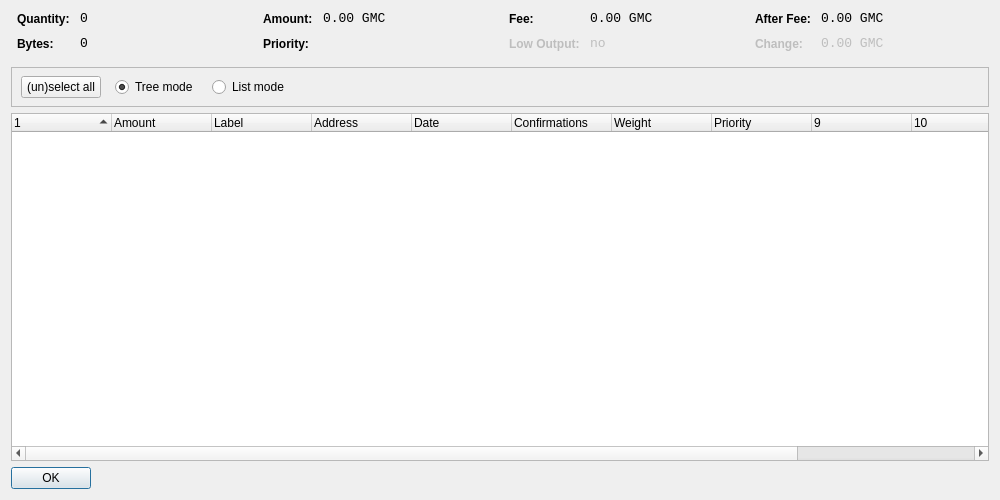
<?xml version="1.0" encoding="UTF-8"?>
<ui version="4.0">
 <class>CoinControlDialog</class>
 <widget class="QWidget" name="CoinControlDialog">
  <property name="geometry">
   <rect>
    <x>0</x>
    <y>0</y>
    <width>1000</width>
    <height>500</height>
   </rect>
  </property>
  <property name="windowTitle">
   <string>Coin Control</string>
  </property>
  <layout class="QVBoxLayout" name="verticalLayout">
   <item>
    <layout class="QHBoxLayout" name="horizontalLayoutTop" stretch="0,0,0,0">
     <property name="topMargin">
      <number>0</number>
     </property>
     <property name="bottomMargin">
      <number>10</number>
     </property>
     <item>
      <layout class="QFormLayout" name="formLayoutCoinControl1">
       <property name="horizontalSpacing">
        <number>10</number>
       </property>
       <property name="verticalSpacing">
        <number>10</number>
       </property>
       <property name="leftMargin">
        <number>6</number>
       </property>
       <property name="rightMargin">
        <number>6</number>
       </property>
       <item row="0" column="0">
        <widget class="QLabel" name="labelCoinControlQuantityText">
         <property name="styleSheet">
          <string notr="true">font-weight:bold;</string>
         </property>
         <property name="text">
          <string>Quantity:</string>
         </property>
        </widget>
       </item>
       <item row="0" column="1">
        <widget class="QLabel" name="labelCoinControlQuantity">
         <property name="font">
          <font>
           <family>Monospace</family>
           <pointsize>10</pointsize>
          </font>
         </property>
         <property name="cursor">
          <cursorShape>IBeamCursor</cursorShape>
         </property>
         <property name="contextMenuPolicy">
          <enum>Qt::ActionsContextMenu</enum>
         </property>
         <property name="text">
          <string>0</string>
         </property>
         <property name="textInteractionFlags">
          <set>Qt::LinksAccessibleByMouse|Qt::TextSelectableByKeyboard|Qt::TextSelectableByMouse</set>
         </property>
        </widget>
       </item>
       <item row="1" column="0">
        <widget class="QLabel" name="labelCoinControlBytesText">
         <property name="styleSheet">
          <string notr="true">font-weight:bold;</string>
         </property>
         <property name="text">
          <string>Bytes:</string>
         </property>
        </widget>
       </item>
       <item row="1" column="1">
        <widget class="QLabel" name="labelCoinControlBytes">
         <property name="font">
          <font>
           <family>Monospace</family>
           <pointsize>10</pointsize>
          </font>
         </property>
         <property name="cursor">
          <cursorShape>IBeamCursor</cursorShape>
         </property>
         <property name="contextMenuPolicy">
          <enum>Qt::ActionsContextMenu</enum>
         </property>
         <property name="text">
          <string>0</string>
         </property>
         <property name="textInteractionFlags">
          <set>Qt::LinksAccessibleByMouse|Qt::TextSelectableByKeyboard|Qt::TextSelectableByMouse</set>
         </property>
        </widget>
       </item>
      </layout>
     </item>
     <item>
      <layout class="QFormLayout" name="formLayoutCoinControl2">
       <property name="horizontalSpacing">
        <number>10</number>
       </property>
       <property name="verticalSpacing">
        <number>10</number>
       </property>
       <property name="leftMargin">
        <number>6</number>
       </property>
       <property name="rightMargin">
        <number>6</number>
       </property>
       <item row="0" column="0">
        <widget class="QLabel" name="labelCoinControlAmountText">
         <property name="styleSheet">
          <string notr="true">font-weight:bold;</string>
         </property>
         <property name="text">
          <string>Amount:</string>
         </property>
        </widget>
       </item>
       <item row="0" column="1">
        <widget class="QLabel" name="labelCoinControlAmount">
         <property name="font">
          <font>
           <family>Monospace</family>
           <pointsize>10</pointsize>
          </font>
         </property>
         <property name="cursor">
          <cursorShape>IBeamCursor</cursorShape>
         </property>
         <property name="contextMenuPolicy">
          <enum>Qt::ActionsContextMenu</enum>
         </property>
         <property name="text">
          <string>0.00 GMC</string>
         </property>
         <property name="textInteractionFlags">
          <set>Qt::LinksAccessibleByMouse|Qt::TextSelectableByKeyboard|Qt::TextSelectableByMouse</set>
         </property>
        </widget>
       </item>
       <item row="1" column="0">
        <widget class="QLabel" name="labelCoinControlPriorityText">
         <property name="styleSheet">
          <string notr="true">font-weight:bold;</string>
         </property>
         <property name="text">
          <string>Priority:</string>
         </property>
        </widget>
       </item>
       <item row="1" column="1">
        <widget class="QLabel" name="labelCoinControlPriority">
         <property name="font">
          <font>
           <family>Monospace</family>
           <pointsize>10</pointsize>
          </font>
         </property>
         <property name="cursor">
          <cursorShape>IBeamCursor</cursorShape>
         </property>
         <property name="contextMenuPolicy">
          <enum>Qt::ActionsContextMenu</enum>
         </property>
         <property name="text">
          <string/>
         </property>
         <property name="textInteractionFlags">
          <set>Qt::LinksAccessibleByMouse|Qt::TextSelectableByKeyboard|Qt::TextSelectableByMouse</set>
         </property>
        </widget>
       </item>
      </layout>
     </item>
     <item>
      <layout class="QFormLayout" name="formLayoutCoinControl3">
       <property name="horizontalSpacing">
        <number>10</number>
       </property>
       <property name="verticalSpacing">
        <number>10</number>
       </property>
       <property name="leftMargin">
        <number>6</number>
       </property>
       <property name="rightMargin">
        <number>6</number>
       </property>
       <item row="0" column="0">
        <widget class="QLabel" name="labelCoinControlFeeText">
         <property name="styleSheet">
          <string notr="true">font-weight:bold;</string>
         </property>
         <property name="text">
          <string>Fee:</string>
         </property>
        </widget>
       </item>
       <item row="0" column="1">
        <widget class="QLabel" name="labelCoinControlFee">
         <property name="font">
          <font>
           <family>Monospace</family>
           <pointsize>10</pointsize>
          </font>
         </property>
         <property name="cursor">
          <cursorShape>IBeamCursor</cursorShape>
         </property>
         <property name="contextMenuPolicy">
          <enum>Qt::ActionsContextMenu</enum>
         </property>
         <property name="text">
          <string>0.00 GMC</string>
         </property>
         <property name="textInteractionFlags">
          <set>Qt::LinksAccessibleByMouse|Qt::TextSelectableByKeyboard|Qt::TextSelectableByMouse</set>
         </property>
        </widget>
       </item>
       <item row="1" column="0">
        <widget class="QLabel" name="labelCoinControlLowOutputText">
         <property name="enabled">
          <bool>false</bool>
         </property>
         <property name="styleSheet">
          <string notr="true">font-weight:bold;</string>
         </property>
         <property name="text">
          <string>Low Output:</string>
         </property>
        </widget>
       </item>
       <item row="1" column="1">
        <widget class="QLabel" name="labelCoinControlLowOutput">
         <property name="enabled">
          <bool>false</bool>
         </property>
         <property name="font">
          <font>
           <family>Monospace</family>
           <pointsize>10</pointsize>
          </font>
         </property>
         <property name="cursor">
          <cursorShape>IBeamCursor</cursorShape>
         </property>
         <property name="contextMenuPolicy">
          <enum>Qt::ActionsContextMenu</enum>
         </property>
         <property name="text">
          <string>no</string>
         </property>
         <property name="textInteractionFlags">
          <set>Qt::LinksAccessibleByMouse|Qt::TextSelectableByKeyboard|Qt::TextSelectableByMouse</set>
         </property>
        </widget>
       </item>
      </layout>
     </item>
     <item>
      <layout class="QFormLayout" name="formLayoutCoinControl4">
       <property name="horizontalSpacing">
        <number>10</number>
       </property>
       <property name="verticalSpacing">
        <number>10</number>
       </property>
       <property name="leftMargin">
        <number>6</number>
       </property>
       <property name="rightMargin">
        <number>6</number>
       </property>
       <item row="0" column="0">
        <widget class="QLabel" name="labelCoinControlAfterFeeText">
         <property name="styleSheet">
          <string notr="true">font-weight:bold;</string>
         </property>
         <property name="text">
          <string>After Fee:</string>
         </property>
        </widget>
       </item>
       <item row="0" column="1">
        <widget class="QLabel" name="labelCoinControlAfterFee">
         <property name="font">
          <font>
           <family>Monospace</family>
           <pointsize>10</pointsize>
          </font>
         </property>
         <property name="cursor">
          <cursorShape>IBeamCursor</cursorShape>
         </property>
         <property name="contextMenuPolicy">
          <enum>Qt::ActionsContextMenu</enum>
         </property>
         <property name="text">
          <string>0.00 GMC</string>
         </property>
         <property name="textInteractionFlags">
          <set>Qt::LinksAccessibleByMouse|Qt::TextSelectableByKeyboard|Qt::TextSelectableByMouse</set>
         </property>
        </widget>
       </item>
       <item row="1" column="0">
        <widget class="QLabel" name="labelCoinControlChangeText">
         <property name="enabled">
          <bool>false</bool>
         </property>
         <property name="styleSheet">
          <string notr="true">font-weight:bold;</string>
         </property>
         <property name="text">
          <string>Change:</string>
         </property>
        </widget>
       </item>
       <item row="1" column="1">
        <widget class="QLabel" name="labelCoinControlChange">
         <property name="enabled">
          <bool>false</bool>
         </property>
         <property name="font">
          <font>
           <family>Monospace</family>
           <pointsize>10</pointsize>
          </font>
         </property>
         <property name="cursor">
          <cursorShape>IBeamCursor</cursorShape>
         </property>
         <property name="contextMenuPolicy">
          <enum>Qt::ActionsContextMenu</enum>
         </property>
         <property name="text">
          <string>0.00 GMC</string>
         </property>
         <property name="textInteractionFlags">
          <set>Qt::LinksAccessibleByMouse|Qt::TextSelectableByKeyboard|Qt::TextSelectableByMouse</set>
         </property>
        </widget>
       </item>
      </layout>
     </item>
    </layout>
   </item>
   <item>
    <widget class="QFrame" name="frame">
     <property name="minimumSize">
      <size>
       <width>0</width>
       <height>40</height>
      </size>
     </property>
     <property name="frameShape">
      <enum>QFrame::StyledPanel</enum>
     </property>
     <property name="frameShadow">
      <enum>QFrame::Sunken</enum>
     </property>
     <widget class="QWidget" name="horizontalLayoutWidget">
      <property name="geometry">
       <rect>
        <x>10</x>
        <y>0</y>
        <width>781</width>
        <height>41</height>
       </rect>
      </property>
      <layout class="QHBoxLayout" name="horizontalLayoutPanel" stretch="0,0,0,0">
       <property name="spacing">
        <number>14</number>
       </property>
       <item>
        <widget class="QPushButton" name="pushButtonSelectAll">
         <property name="sizePolicy">
          <sizepolicy hsizetype="Maximum" vsizetype="Fixed">
           <horstretch>0</horstretch>
           <verstretch>0</verstretch>
          </sizepolicy>
         </property>
         <property name="text">
          <string>(un)select all</string>
         </property>
        </widget>
       </item>
       <item>
        <widget class="QRadioButton" name="radioTreeMode">
         <property name="sizePolicy">
          <sizepolicy hsizetype="Maximum" vsizetype="Fixed">
           <horstretch>0</horstretch>
           <verstretch>0</verstretch>
          </sizepolicy>
         </property>
         <property name="text">
          <string>Tree mode</string>
         </property>
         <property name="checked">
          <bool>true</bool>
         </property>
        </widget>
       </item>
       <item>
        <widget class="QRadioButton" name="radioListMode">
         <property name="sizePolicy">
          <sizepolicy hsizetype="Maximum" vsizetype="Fixed">
           <horstretch>0</horstretch>
           <verstretch>0</verstretch>
          </sizepolicy>
         </property>
         <property name="text">
          <string>List mode</string>
         </property>
        </widget>
       </item>
       <item>
        <spacer name="horizontalSpacer">
         <property name="orientation">
          <enum>Qt::Horizontal</enum>
         </property>
         <property name="sizeHint" stdset="0">
          <size>
           <width>40</width>
           <height>20</height>
          </size>
         </property>
        </spacer>
       </item>
      </layout>
     </widget>
    </widget>
   </item>
   <item>
    <widget class="CoinControlTreeWidget" name="treeWidget">
     <property name="contextMenuPolicy">
      <enum>Qt::CustomContextMenu</enum>
     </property>
     <property name="sortingEnabled">
      <bool>false</bool>
     </property>
     <property name="columnCount">
      <number>12</number>
     </property>
     <attribute name="headerShowSortIndicator" stdset="0">
      <bool>true</bool>
     </attribute>
     <attribute name="headerStretchLastSection">
      <bool>false</bool>
     </attribute>
     <column>
      <property name="text">
       <string/>
      </property>
     </column>
     <column>
      <property name="text">
       <string>Amount</string>
      </property>
     </column>
     <column>
      <property name="text">
       <string>Label</string>
      </property>
     </column>
     <column>
      <property name="text">
       <string>Address</string>
      </property>
     </column>
     <column>
      <property name="text">
       <string>Date</string>
      </property>
     </column>
     <column>
      <property name="text">
       <string>Confirmations</string>
      </property>
      <property name="toolTip">
       <string>Confirmed</string>
      </property>
     </column>
     <column>
      <property name="text">
       <string>Weight</string>
      </property>
     </column>
     <column>
      <property name="text">
       <string>Priority</string>
      </property>
     </column>
     <column>
      <property name="text">
       <string/>
      </property>
     </column>
     <column>
      <property name="text">
       <string/>
      </property>
     </column>
     <column>
      <property name="text">
       <string/>
      </property>
     </column>
     <column>
      <property name="text">
       <string/>
      </property>
     </column>
    </widget>
   </item>
   <item>
    <widget class="QDialogButtonBox" name="buttonBox">
     <property name="sizePolicy">
      <sizepolicy hsizetype="Maximum" vsizetype="Fixed">
       <horstretch>0</horstretch>
       <verstretch>0</verstretch>
      </sizepolicy>
     </property>
     <property name="orientation">
      <enum>Qt::Horizontal</enum>
     </property>
     <property name="standardButtons">
      <set>QDialogButtonBox::Ok</set>
     </property>
    </widget>
   </item>
  </layout>
 </widget>
 <customwidgets>
  <customwidget>
   <class>CoinControlTreeWidget</class>
   <extends>QTreeWidget</extends>
   <header>coincontroltreewidget.h</header>
  </customwidget>
 </customwidgets>
 <resources/>
 <connections/>
</ui>
